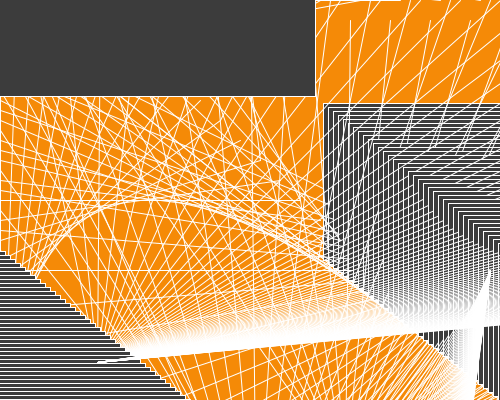
Frame 1 (no input)
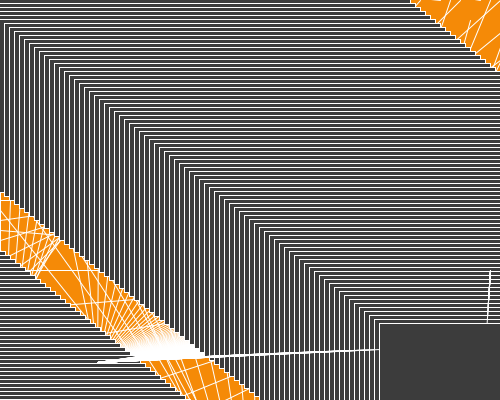
Frame 2 (the mouse pressed at the canvas centre, redrawn once)

The Processing sketch that drew these frames (run headless with seeded random() and noise(); the mouse was pressed at the canvas centre and the sketch redrawn once):

// Processing sketch: processing_169919
// ── processing_169919.pde

int counter=0;
int i;
 
 float x=0;
float y=0;
float w,h;


 
 void setup() 
{
  size(500, 400);
x=random (width);
y =random (height);
w= random(50,500);
h= random(50,500);
  
  background(245,138,7); 
  stroke(255);
  noLoop();
   
}
 
 
void draw() {  //draw function loops
  
 for (int i=0; i<100; i++) {
 line(counter,0, width-counter, height-counter);
 line(0, counter, width-counter, height-counter);
 fill(#008B8B);
 counter=counter+10;
 
 
 line(counter,0, 256,565);
 line(0, counter,269,546);
 fill(#008B8B);
counter=counter+10; 
 
 line(counter,0, 97,362);
 line(0, counter, width-counter, height-counter);
 fill(#008B8B);
 counter=counter+10;
 
 line(counter,20,345,470 );
 line(0, counter,490,270);
 fill(#008B8B);
 counter=counter+10;
 
 
 
 //background(255);
fill(60);
rect(x,y,w,h);
 
 
 int count =0;

x=x+5;
y=y+4;
//if the x position becomes larger than the width of the stage
if(x>width)
{
w= random(50,500); 
x= -w;



}

if(y>height)
{

h= random(20,500);
y= -h;



}


 
 
 
 }
 }
